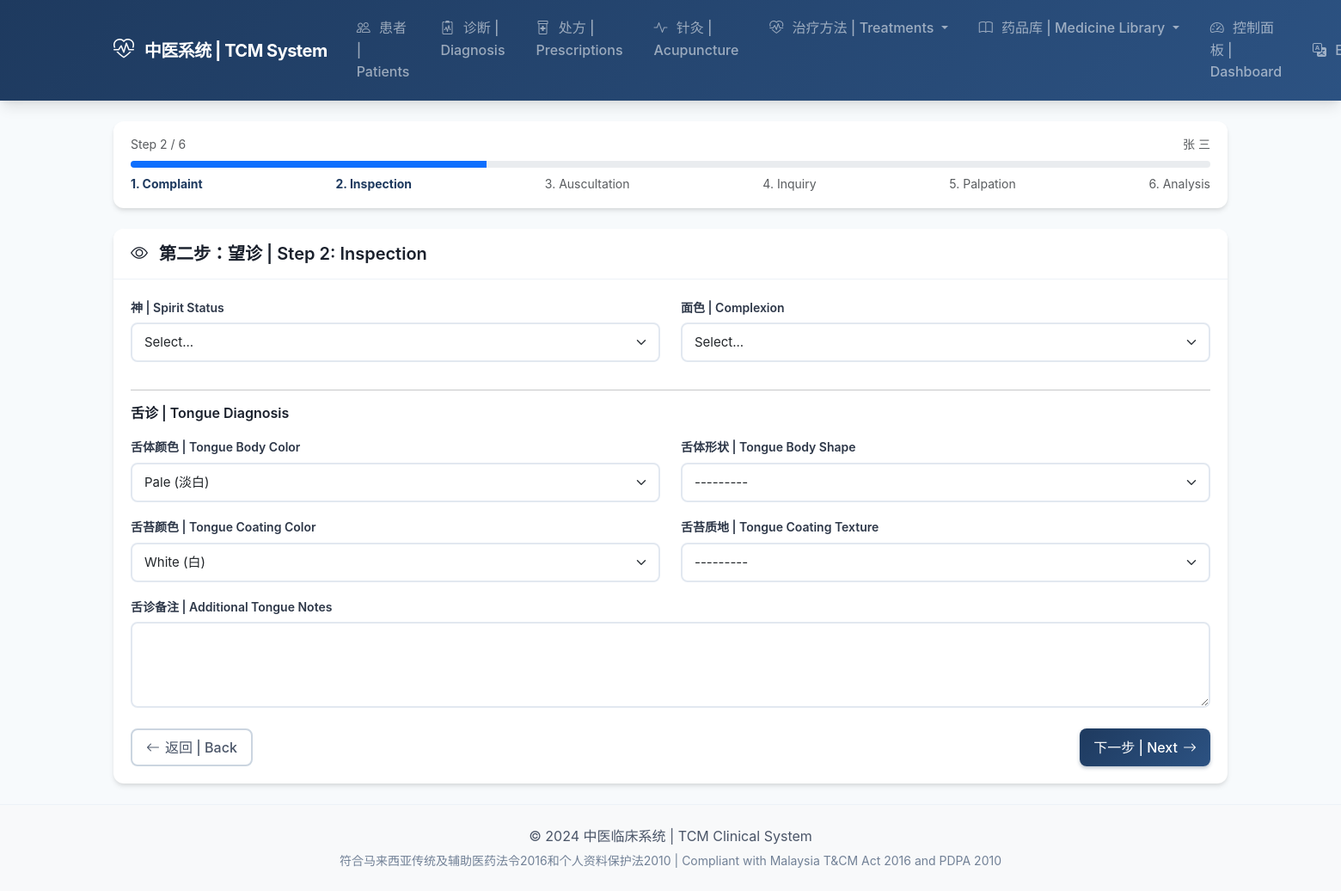
Page /diagnosis/1/step2/ (signed in) on the committed database.
### patients/models.py (models this page shows, shortened)
class Patient(models.Model):
    class Gender(models.TextChoices):
        MALE = 'M', _('Male (男)')
        FEMALE = 'F', _('Female (女)')
        OTHER = 'O', _('Other (其他)')
    class BloodType(models.TextChoices):
        A_POSITIVE = 'A+', 'A+'
        A_NEGATIVE = 'A-', 'A-'
        B_POSITIVE = 'B+', 'B+'
        B_NEGATIVE = 'B-', 'B-'
        AB_POSITIVE = 'AB+', 'AB+'
        AB_NEGATIVE = 'AB-', 'AB-'
        O_POSITIVE = 'O+', 'O+'
        O_NEGATIVE = 'O-', 'O-'
        UNKNOWN = 'UK', _('Unknown')
    patient_id = models.UUIDField(
        default=uuid.uuid4,
        editable=False,
        unique=True,
    )
    first_name = models.CharField(
        _('First Name'),
        max_length=100,
    )
    last_name = models.CharField(
        _('Last Name'),
        max_length=100,
    )
    chinese_name = models.CharField(
        _('Chinese Name (中文姓名)'),
        max_length=100,
        blank=True,
    )
    ic_number = models.CharField(
        _('IC/Passport Number'),
        max_length=30,
        unique=True,
        help_text=_('Malaysian IC or Passport number'),
    )
    date_of_birth = models.DateField(
        _('Date of Birth'),
    )
    gender = models.CharField(
        _('Gender'),
        max_length=1,
        choices=Gender.choices,
    )
    blood_type = models.CharField(
        _('Blood Type'),
        max_length=3,
        choices=BloodType.choices,
        default=BloodType.UNKNOWN,
    )
    phone = models.CharField(
        _('Phone Number'),
        max_length=20,
    )
    email = models.EmailField(
        _('Email'),
        blank=True,
    )
    address = models.TextField(
        _('Address'),
    )
    emergency_contact_name = models.CharField(
        _('Emergency Contact Name'),
        max_length=100,
        blank=True,
    )
    emergency_contact_phone = models.CharField(
        _('Emergency Contact Phone'),
        max_length=20,
        blank=True,
    )
    allergies = models.TextField(
        _('Allergies (过敏史)'),
        blank=True,
        help_text=_('List all known allergies to medications, herbs, or substances'),
    )
    chronic_conditions = models.TextField(
        _('Chronic Conditions (慢性疾病)'),
        blank=True,
        help_text=_('e.g., Diabetes, Hypertension, Heart Disease'),
    )
    current_medications = models.TextField(
        _('Current Medications (目前用药)'),
        blank=True,
        help_text=_('List all current Western and TCM medications'),
    )
    medical_history = models.TextField(
        _('Medical History (病史)'),
        blank=True,
        help_text=_('Past surgeries, major illnesses, hospitalizations'),
    )
    family_history = models.TextField(
        _('Family History (家族史)'),
        blank=True,
        help_text=_('Hereditary conditions in family'),
    )
    tcm_constitution = models.CharField(
        _('TCM Constitution (中医体质)'),
        max_length=100,
        blank=True,
        help_text=_('e.g., 气虚质, 阳虚质, 痰湿质'),
    )
    photo = models.ImageField(
        _('Photo'),
        upload_to='patients/photos/',
        blank=True,
        null=True,
    )
    notes = models.TextField(
        _('Additional Notes'),
        blank=True,
    )
    assigned_practitioner = models.ForeignKey(
        settings.AUTH_USER_MODEL,
        on_delete=models.SET_NULL,
        null=True,
        blank=True,
        related_name='patients',
        limit_choices_to={'role': 'practitioner'},
        verbose_name=_('Assigned Practitioner'),
    )
    user_account = models.OneToOneField(
        settings.AUTH_USER_MODEL,
        on_delete=models.SET_NULL,
        null=True,
        blank=True,
        related_name='patient_profile',
        verbose_name=_('User Account'),
    )
    consent_data_sharing = models.BooleanField(
        _('Consent to Data Sharing'),
        default=False,
        help_text=_('PDPA 2010 compliant consent for data sharing'),
    )
    consent_date = models.DateField(
        _('Consent Date'),
        null=True,
        blank=True,
    )
    is_active = models.BooleanField(
        _('Active'),
        default=True,
    )
    created_at = models.DateTimeField(auto_now_add=True)
    updated_at = models.DateTimeField(auto_now=True)
    class Meta:
        verbose_name = _('Patient')
        verbose_name_plural = _('Patients')
        ordering = ['-updated_at']
    @property
    def full_name(self):
        return f"{self.first_name} {self.last_name}"

### diagnosis/models.py (models this page shows, shortened)
class DiagnosisSession(models.Model):
    patient = models.ForeignKey(
        'patients.Patient',
        on_delete=models.CASCADE,
        related_name='diagnosis_sessions',
        verbose_name=_('Patient'),
    )
    practitioner = models.ForeignKey(
        settings.AUTH_USER_MODEL,
        on_delete=models.SET_NULL,
        null=True,
        related_name='diagnosis_sessions',
        verbose_name=_('Practitioner'),
    )
    medical_record = models.ForeignKey(
        'patients.MedicalRecord',
        on_delete=models.SET_NULL,
        null=True,
        blank=True,
        related_name='diagnosis_sessions',
        verbose_name=_('Medical Record'),
    )
    session_date = models.DateTimeField(
        _('Session Date'),
        auto_now_add=True,
    )
    chief_complaint = models.TextField(
        _('Chief Complaint (主诉)'),
    )
    spirit_status = models.CharField(
        _('Spirit Status (神)'),
        max_length=100,
        blank=True,
        help_text=_('e.g., Alert, Listless, Agitated'),
    )
    complexion = models.CharField(
        _('Complexion (面色)'),
        max_length=100,
        blank=True,
    )
    tongue_body_color = models.CharField(
        _('Tongue Body Color'),
        max_length=20,
        choices=TongueAppearance.BodyColor.choices,
        blank=True,
    )
    tongue_body_shape = models.CharField(
        _('Tongue Body Shape'),
        max_length=20,
        choices=TongueAppearance.BodyShape.choices,
        blank=True,
    )
    tongue_coating_color = models.CharField(
        _('Tongue Coating Color'),
        max_length=20,
        choices=TongueAppearance.CoatingColor.choices,
        blank=True,
    )
    tongue_coating_texture = models.CharField(
        _('Tongue Coating Texture'),
        max_length=20,
        choices=TongueAppearance.CoatingTexture.choices,
        blank=True,
    )
    tongue_notes = models.TextField(
        _('Additional Tongue Notes'),
        blank=True,
    )
    voice_quality = models.CharField(
        _('Voice Quality'),
        max_length=100,
        blank=True,
    )
    breath_odor = models.CharField(
        _('Breath Odor'),
        max_length=100,
        blank=True,
    )
    auscultation_notes = models.TextField(
        _('Auscultation Notes'),
        blank=True,
    )
    selected_symptoms = models.JSONField(
        _('Selected Symptoms'),
        default=list,
        help_text=_('List of symptom codes selected during inquiry'),
    )
    symptom_details = models.TextField(
        _('Symptom Details'),
        blank=True,
        help_text=_('Duration, severity, triggering factors'),
    )
    sleep_quality = models.CharField(
        _('Sleep Quality'),
        max_length=100,
        blank=True,
    )
    appetite = models.CharField(
        _('Appetite'),
        max_length=100,
        blank=True,
    )
    thirst = models.CharField(
        _('Thirst'),
        max_length=100,
        blank=True,
    )
    defecation = models.CharField(
        _('Defecation'),
        max_length=100,
        blank=True,
    )
    urination = models.CharField(
        _('Urination'),
        max_length=100,
        blank=True,
    )
    perspiration = models.CharField(
        _('Perspiration'),
        max_length=100,
        blank=True,
    )
    inquiry_notes = models.TextField(
        _('Additional Inquiry Notes'),
        blank=True,
    )
    pulse_left_cun = models.CharField(
        _('Left Cun Pulse'),
        max_length=50,
        blank=True,
    )
    pulse_left_guan = models.CharField(
        _('Left Guan Pulse'),
        max_length=50,
        blank=True,
    )
    pulse_left_chi = models.CharField(
        _('Left Chi Pulse'),
        max_length=50,
        blank=True,
    )
    pulse_right_cun = models.CharField(
        _('Right Cun Pulse'),
        max_length=50,
        blank=True,
    )
    pulse_right_guan = models.CharField(
        _('Right Guan Pulse'),
        max_length=50,
        blank=True,
    )
    pulse_right_chi = models.CharField(
        _('Right Chi Pulse'),
        max_length=50,
        blank=True,
    )
    pulse_overall = models.CharField(
        _('Overall Pulse Quality'),
        max_length=100,
        blank=True,
    )
    palpation_notes = models.TextField(
        _('Palpation Notes'),
        blank=True,
    )
    ai_suggested_syndromes = models.JSONField(
        _('AI Suggested Syndromes'),
        default=list,
        help_text=_('List of syndrome codes with confidence scores'),
    )
    final_diagnosis = models.TextField(
        _('Final Diagnosis (辨证结论)'),
        blank=True,
    )
    treatment_principle = models.TextField(
        _('Treatment Principle (治则治法)'),
        blank=True,
    )
    notes = models.TextField(
        _('Additional Notes'),
        blank=True,
    )
    is_complete = models.BooleanField(
        _('Complete'),
        default=False,
    )
    created_at = models.DateTimeField(auto_now_add=True)
    updated_at = models.DateTimeField(auto_now=True)
    class Meta:
        verbose_name = _('Diagnosis Session')
        verbose_name_plural = _('Diagnosis Sessions')
        ordering = ['-session_date']

### diagnosis/views.py (the view)
# urls.py: path('<int:pk>/step2/', views.diagnosis_step2, name='step2'),
@login_required
def diagnosis_step2(request, pk):
    session = get_object_or_404(DiagnosisSession, pk=pk)
    if request.method == 'POST':
        form = DiagnosisStep2Form(request.POST, instance=session)
        if form.is_valid():
            form.save()
            return redirect('diagnosis:step3', pk=session.pk)
    else:
        form = DiagnosisStep2Form(instance=session)
    return render(request, 'diagnosis/step2_inspection.html', {
        'form': form,
        'session': session,
        'patient': session.patient,
        'step': 2,
        'total_steps': 6,
    })

### templates/diagnosis/step2_inspection.html (shortened to what this page needs)
{% extends 'diagnosis/step_base.html' %}
{% load i18n %}
{% block step_content %}
<div class="card">
    <div class="card-header">
        <h5 class="mb-0">
            <i class="bi bi-eye me-2"></i>
            第二步：望诊 | Step 2: Inspection
        </h5>
    </div>
    <div class="card-body">
        <form method="post">
            <div class="row">
                <div class="col-md-6 mb-3">
                    <label class="form-label">神 | Spirit Status</label>
                    {{ form.spirit_status }}
                </div>
                <div class="col-md-6 mb-3">
                    <label class="form-label">面色 | Complexion</label>
                    {{ form.complexion }}
                </div>
            </div>
            <hr>
            <h6 class="mb-3">舌诊 | Tongue Diagnosis</h6>
            <div class="row">
                <div class="col-md-6 mb-3">
                    <label class="form-label">舌体颜色 | Tongue Body Color</label>
                    {{ form.tongue_body_color }}
                </div>
                <div class="col-md-6 mb-3">
                    <label class="form-label">舌体形状 | Tongue Body Shape</label>
                    {{ form.tongue_body_shape }}
                </div>
            </div>
            <div class="row">
                <div class="col-md-6 mb-3">
                    <label class="form-label">舌苔颜色 | Tongue Coating Color</label>
                    {{ form.tongue_coating_color }}
                </div>
                <div class="col-md-6 mb-3">
                    <label class="form-label">舌苔质地 | Tongue Coating Texture</label>
                    {{ form.tongue_coating_texture }}
                </div>
            </div>
            <div class="mb-4">
                <label class="form-label">舌诊备注 | Additional Tongue Notes</label>
                {{ form.tongue_notes }}
            </div>
            <div class="d-flex justify-content-between">
                <a href="{% url 'diagnosis:start' patient.pk %}" class="btn btn-outline-secondary">
                    <i class="bi bi-arrow-left"></i> 返回 | Back
                </a>
                <button type="submit" class="btn btn-primary">
                    下一步 | Next <i class="bi bi-arrow-right"></i>
                </button>
            </div>
        </form>
    </div>
</div>
{% endblock %}

### templates/diagnosis/step_base.html
{% extends 'base.html' %}
{% load i18n %}
{% block content %}
<div class="card mb-4">
    <div class="card-body py-3">
        <div class="d-flex justify-content-between align-items-center mb-2">
            <span class="text-muted small">{% trans "Step" %} {{ step }} / {{ total_steps }}</span>
            <span class="text-muted small">{{ patient.full_name }}</span>
        </div>
        <div class="progress" style="height: 8px;">
            <div class="progress-bar" role="progressbar" style="width: {% widthratio step total_steps 100 %}%"></div>
        </div>
        <div class="d-flex justify-content-between mt-2">
            <small class="{% if step >= 1 %}text-primary fw-bold{% else %}text-muted{% endif %}">1. {% trans "Complaint" %}</small>
            <small class="{% if step >= 2 %}text-primary fw-bold{% else %}text-muted{% endif %}">2. {% trans "Inspection" %}</small>
            <small class="{% if step >= 3 %}text-primary fw-bold{% else %}text-muted{% endif %}">3. {% trans "Auscultation" %}</small>
            <small class="{% if step >= 4 %}text-primary fw-bold{% else %}text-muted{% endif %}">4. {% trans "Inquiry" %}</small>
            <small class="{% if step >= 5 %}text-primary fw-bold{% else %}text-muted{% endif %}">5. {% trans "Palpation" %}</small>
            <small class="{% if step >= 6 %}text-primary fw-bold{% else %}text-muted{% endif %}">6. {% trans "Analysis" %}</small>
        </div>
    </div>
</div>
{% block step_content %}{% endblock %}
{% endblock %}

### rows in the picture
Patient: full_name "张 三"
DiagnosisSession: spirit_status "Select...", complexion "Select...", tongue_body_color "Pale (淡白)", tongue_body_shape "---------", tongue_coating_color "White (白)", tongue_coating_texture "---------"

### other values in the picture
{{ step }} "2"
{{ total_steps }} "6"
